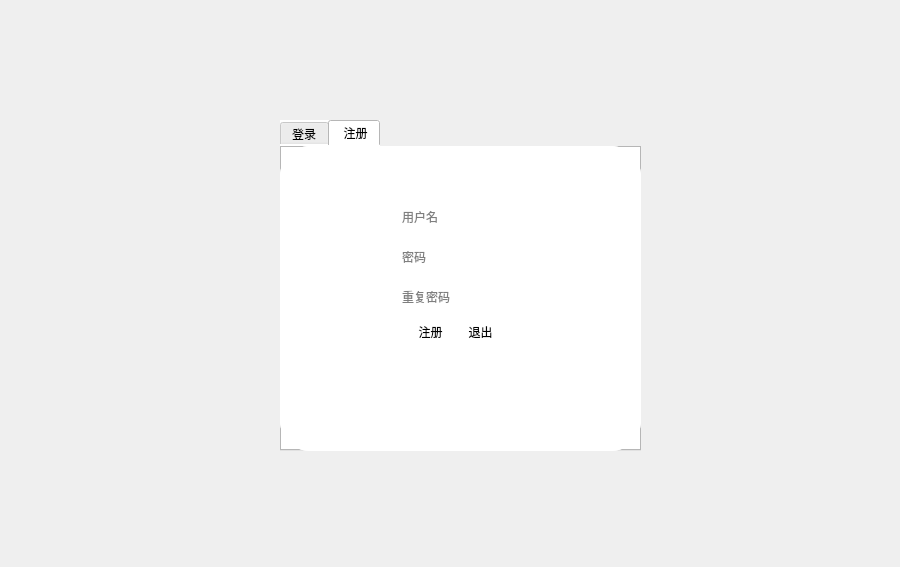
<?xml version="1.0" encoding="UTF-8"?>
<ui version="4.0">
 <class>reglog</class>
 <widget class="QWidget" name="reglog">
  <property name="geometry">
   <rect>
    <x>0</x>
    <y>0</y>
    <width>900</width>
    <height>567</height>
   </rect>
  </property>
  <property name="windowTitle">
   <string>reglog</string>
  </property>
  <widget class="QTabWidget" name="tabWidget">
   <property name="geometry">
    <rect>
     <x>280</x>
     <y>120</y>
     <width>361</width>
     <height>331</height>
    </rect>
   </property>
   <property name="styleSheet">
    <string notr="true">background-color:white;
border-radius: 30px;
opacity: 0.5;</string>
   </property>
   <property name="currentIndex">
    <number>1</number>
   </property>
   <widget class="QWidget" name="tab">
    <attribute name="title">
     <string>登录</string>
    </attribute>
    <widget class="QLineEdit" name="logNameEdit">
     <property name="geometry">
      <rect>
       <x>140</x>
       <y>120</y>
       <width>113</width>
       <height>21</height>
      </rect>
     </property>
     <property name="placeholderText">
      <string>用户名</string>
     </property>
    </widget>
    <widget class="QPushButton" name="logButton">
     <property name="geometry">
      <rect>
       <x>90</x>
       <y>230</y>
       <width>61</width>
       <height>32</height>
      </rect>
     </property>
     <property name="text">
      <string>登录</string>
     </property>
    </widget>
    <widget class="QLineEdit" name="logPswEdit">
     <property name="geometry">
      <rect>
       <x>140</x>
       <y>180</y>
       <width>113</width>
       <height>21</height>
      </rect>
     </property>
     <property name="placeholderText">
      <string>密码</string>
     </property>
    </widget>
    <widget class="QPushButton" name="logExitButton">
     <property name="geometry">
      <rect>
       <x>220</x>
       <y>230</y>
       <width>61</width>
       <height>32</height>
      </rect>
     </property>
     <property name="text">
      <string>退出</string>
     </property>
    </widget>
   </widget>
   <widget class="QWidget" name="tab_2">
    <attribute name="title">
     <string> 注册</string>
    </attribute>
    <widget class="QPushButton" name="regButton">
     <property name="geometry">
      <rect>
       <x>120</x>
       <y>170</y>
       <width>61</width>
       <height>32</height>
      </rect>
     </property>
     <property name="text">
      <string>注册</string>
     </property>
    </widget>
    <widget class="QPushButton" name="regExitButton">
     <property name="geometry">
      <rect>
       <x>170</x>
       <y>170</y>
       <width>61</width>
       <height>32</height>
      </rect>
     </property>
     <property name="text">
      <string>退出</string>
     </property>
    </widget>
    <widget class="QLineEdit" name="regNameEdit">
     <property name="geometry">
      <rect>
       <x>120</x>
       <y>60</y>
       <width>113</width>
       <height>21</height>
      </rect>
     </property>
     <property name="placeholderText">
      <string>用户名</string>
     </property>
    </widget>
    <widget class="QLineEdit" name="regPswEdit">
     <property name="geometry">
      <rect>
       <x>120</x>
       <y>100</y>
       <width>113</width>
       <height>21</height>
      </rect>
     </property>
     <property name="placeholderText">
      <string>密码</string>
     </property>
    </widget>
    <widget class="QLineEdit" name="reregPswEdit">
     <property name="geometry">
      <rect>
       <x>120</x>
       <y>140</y>
       <width>113</width>
       <height>21</height>
      </rect>
     </property>
     <property name="placeholderText">
      <string>重复密码</string>
     </property>
    </widget>
   </widget>
  </widget>
 </widget>
 <layoutdefault spacing="6" margin="11"/>
 <resources/>
 <connections/>
</ui>
